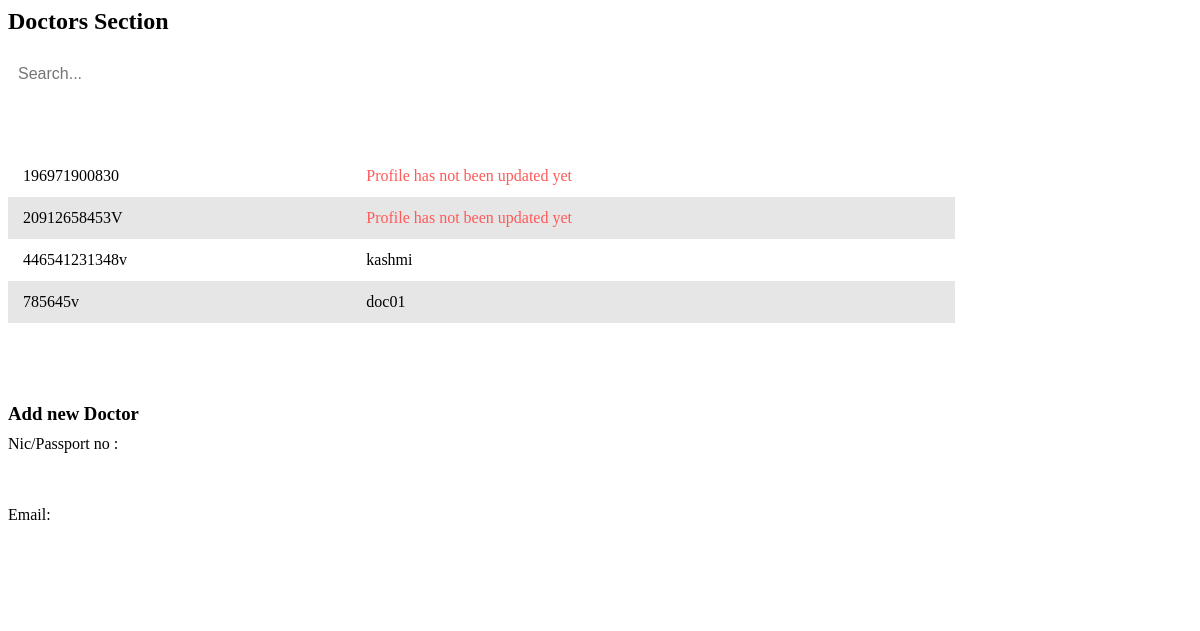
The app's page /admin/doctor.php, older data.
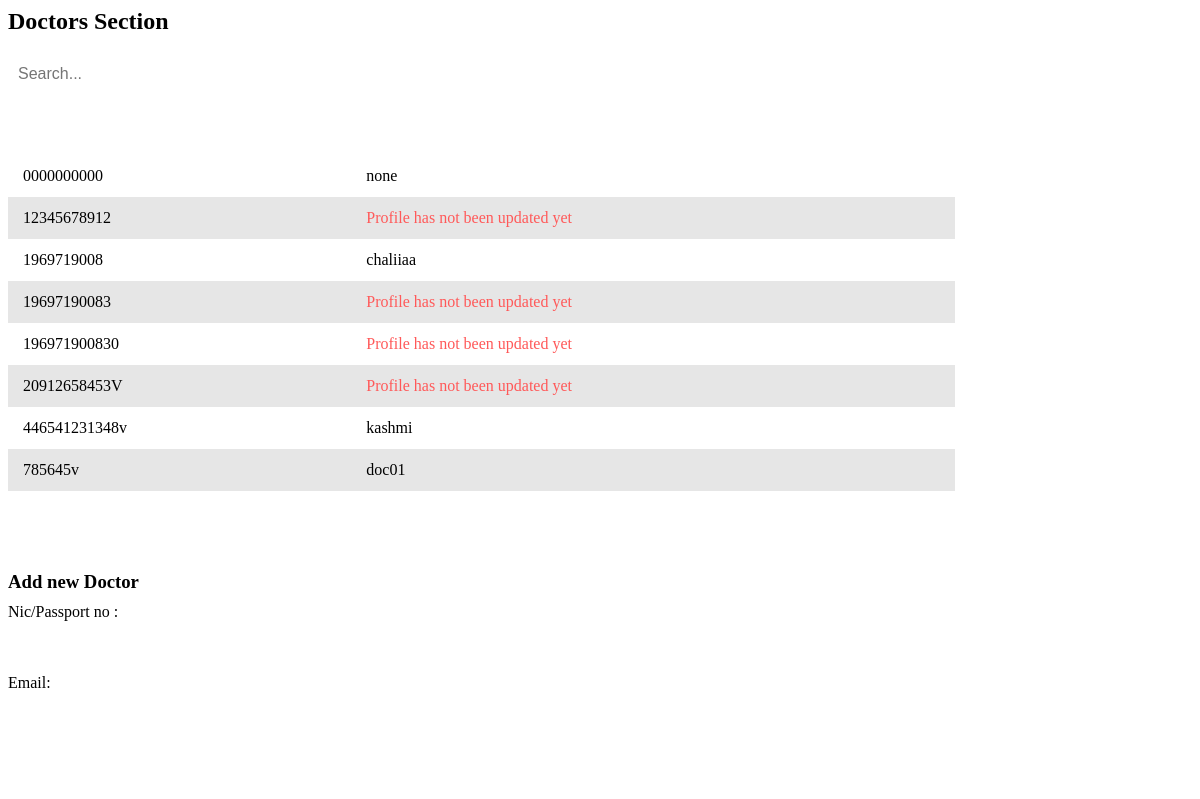
The same page, newer data.
### tables this page shows
CREATE TABLE IF NOT EXISTS `registered_doctor` (
  `id_num` varchar(50) NOT NULL,
  `name` varchar(50) DEFAULT NULL,
  `email` varchar(50) DEFAULT NULL,
  `mobile` varchar(50) DEFAULT NULL,
  `password` varchar(200) DEFAULT NULL,
  `verification_code` varchar(50) DEFAULT NULL,
  `register_date` datetime DEFAULT NULL,
  `status` int DEFAULT '1',
  `age` int DEFAULT NULL,
  `address` text,
  `image` varchar(100) DEFAULT NULL,
  PRIMARY KEY (`id_num`) USING BTREE,
  KEY `FK_registered_doctor_ststus_type` (`status`),
  CONSTRAINT `FK_registered_doctor_ststus_type` FOREIGN KEY (`status`) REFERENCES `status_type` (`id`)
);

### connection.php (called while the page is built, shortened)
<?php
class Database
{
    public static $connection;
    public static function SetUpConnection()
    {
        if (!isset(Database::$connection)) {
            Database::$connection = new mysqli("localhost", "root", "Chalithac*#3031", "healthcare", "3306");
        }
    }
    public static function search($q)
    {
        return Database::$connection->query($q);
    }
}

### admin/doctor.php (the view, shortened to what this page needs)
<head>
</head>
<?php
require_once "../connection.php";
$docResultSet = Database::search("SELECT  `id_num` , `name` FROM `registered_doctor`");
$docResult = $docResultSet->fetch_all(MYSQLI_ASSOC);
?>
<h2 class="content-title">Doctors Section</h2>
<input type="text" id="searchBar" placeholder="Search..." onkeyup="filterTable()">
<table id="dataTable">
    <thead>
        <tr>
            <th>ID</th>
            <th>Name</th>
        </tr>
    </thead>
    <tbody>
    <?php
foreach ($docResult as $key => $value) {
?>
<tr onclick="window.location.href='employee-profile.php?id_num=<?php echo $value['id_num']?>&tname=registered_doctor'">
            <td><?php echo $value['id_num']?></td>
                <?php
                if(empty($value['name'])){
                    ?>
                   <td style="color: #ff5959;">Profile has not been updated yet</td>
                    <?php
                }else{
                    ?>
                    <td><?php echo $value["name"] ?></td>
                    <?php
                }
                ?>
        </tr>
  <?php
}
    ?>
    </tbody>
</table>
<div class="email-form-container">
    <h3>Add new Doctor</h3>
    <div class="emailForm" id="emailForm">
        <div class="form-group">
            <label for="nic">Nic/Passport no :</label>
            <input type="text" id="nic" name="nic" required>
        </div>
        <div class="form-group">
            <label for="email">Email:</label>
            <input type="email" id="email" name="email" required>
        </div>
        <button onclick="sendemail()" type="submit">Send</button>
    </div>
</div>

### admin/doctor.php (style rules this page uses)
#searchBar { width: 30%; min-width: 200px; padding: 10px; margin-bottom: 20px; border: 1px solid var(--medium-gray); border-radius: 5px; font-size: 16px; outline: none; }
table { width: 80%; border-collapse: collapse; }
th, td { padding: 12px 15px; border: 1px solid var(--medium-gray); text-align: left; }
th { background-color: var(--base-color); color: white; }
#dataTable { max-height: 500px; overflow-y: auto; }
tbody tr { cursor: pointer; }
tbody tr:nth-child(even) { background-color: #e6e6e6; }
.email-form-container { margin-top: 80px; max-width: 500px; }
.email-form-container h3 { color: var(--base-color); margin-bottom: 10px; }
.emailForm { display: flex; flex-direction: column; gap: 15px; }
.emailForm label { margin-bottom: 5px; color: var(--dark-gray); }
.emailForm input, .emailForm textarea { width: 100%; padding: 10px; border: 1px solid var(--medium-gray); border-radius: 5px; font-size: 1em; color: var(--dark-gray); background-color: #FFFFFF; transition: border-color 0.3s; }
.emailForm button { padding: 10px 15px; background-color: var(--base-color); border: none; border-radius: 5px; color: #FFFFFF; font-size: 1em; cursor: pointer; transition: background-color 0.3s; }

Row changes from the older to the newer data that the page shows:
added registered_doctor: id_num "0000000000", name "none"
added registered_doctor: id_num "12345678912", shows "Profile has not been updated yet"
added registered_doctor: id_num "1969719008", name "chaliiaa"
added registered_doctor: id_num "19697190083", shows "Profile has not been updated yet"
